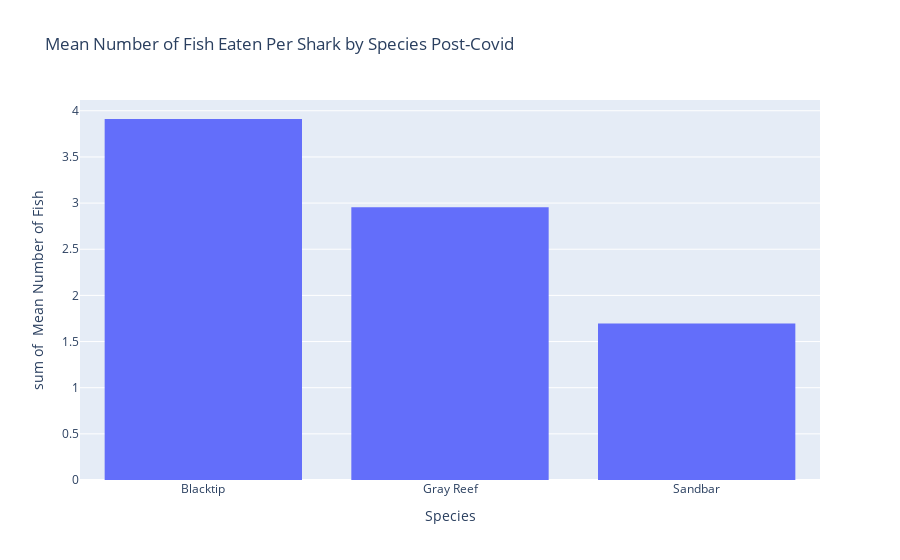

Write notebook code for a chart like this one.
### Code cell
# Graph Mean Number of Fish Eaten For Each Species Post Covid

Species_Eaten_Means_post = {'Species': ['Blacktip', 'Gray Reef', 'Sandbar'],
        'Mean': [round(Sandbar_post.mean()/2,3),round(BT_post.mean()/5,3), round(GR_post.mean()/5,3)]}

Species_Eaten_Means_post_df = pd.DataFrame(Species_Eaten_Means_post, columns = ['Species', 'Mean'])

Species_Eaten_Means_Sorted_post = Species_Eaten_Means_post_df.sort_values(by=['Mean'], ascending = False)

fig = px.histogram(Species_Eaten_Means_Sorted_post, x="Species", y="Mean", 
                   title = "Mean Number of Fish Eaten Per Shark by Species Post-Covid",
                  labels={
                     "Species": "Species",
                     "Mean": " Mean Number of Fish",
                 })
fig.show()

### Figure 1 — Plotly figure (JSON) as saved in the notebook; plotly's stock layout.template omitted (floating-point values rounded to 4 significant figures)
{"data": [{"alignmentgroup": "True", "bingroup": "x", "histfunc": "sum", "hovertemplate": "Species=%{x}<br>sum of  Mean Number of Fish=%{y}<extra></extra>", "legendgroup": "", "marker": {"color": "#636efa"}, "name": "", "offsetgroup": "", "orientation": "v", "showlegend": false, "type": "histogram", "x": ["Blacktip", "Gray Reef", "Sandbar"], "xaxis": "x", "y": [3.911, 2.955, 1.695], "yaxis": "y"}], "layout": {"barmode": "relative", "legend": {"tracegroupgap": 0}, "title": {"text": "Mean Number of Fish Eaten Per Shark by Species Post-Covid"}, "xaxis": {"anchor": "y", "domain": [0, 1], "title": {"text": "Species"}}, "yaxis": {"anchor": "x", "domain": [0, 1], "title": {"text": "sum of  Mean Number of Fish"}}}}
